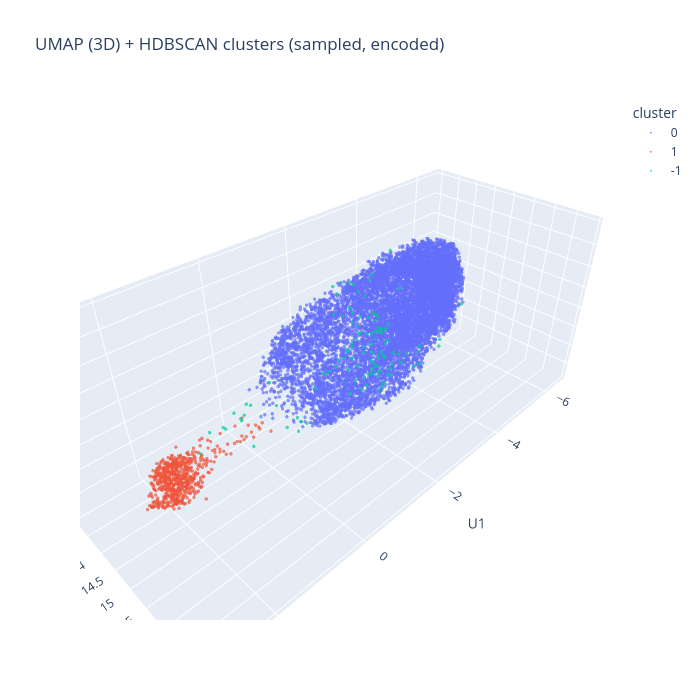

The notebook cell saved with this chart:
### Code cell
# UMAP (3D) + HDBSCAN on sampled data with encoded categoricals
import umap
import hdbscan

SAMPLE_N_UMAP = 10000

df_umap = df.copy()
if SAMPLE_N_UMAP and len(df_umap) > SAMPLE_N_UMAP:
    df_umap = df_umap.sample(n=SAMPLE_N_UMAP, random_state=42).reset_index(drop=True)

# Drop ID-like or constant columns
df_umap = df_umap.drop(columns=['user_id', 'app_name'], errors='ignore')

# Binary encodings
binary_cols = [
    'has_children',
    'uses_premium_features',
    'two_factor_auth_enabled',
    'biometric_login_used',
]
for col in binary_cols:
    if col in df_umap.columns:
        df_umap[col] = df_umap[col].map({'Yes': 1, 'No': 0, 'True': 1, 'False': 0, True: 1, False: 0})
        df_umap[col] = df_umap[col].fillna(0)

# Ordinal encodings
income_map = {'Low': 0, 'Lower-middle': 1, 'Middle': 2, 'Upper-middle': 3, 'High': 4}
education_map = {
    'High School': 0, 'Associate': 1, 'Bachelor': 2, 'Master': 3, 'Doctorate': 4
}
privacy_map = {'Low': 0, 'Medium': 1, 'High': 2}
urban_map = {'Rural': 0, 'Suburban': 1, 'Urban': 2}

if 'income_level' in df_umap.columns:
    df_umap['income_level_ord'] = df_umap['income_level'].map(income_map)
if 'education_level' in df_umap.columns:
    df_umap['education_level_ord'] = df_umap['education_level'].map(education_map)
if 'privacy_setting_level' in df_umap.columns:
    df_umap['privacy_setting_level_ord'] = df_umap['privacy_setting_level'].map(privacy_map)
if 'urban_rural' in df_umap.columns:
    df_umap['urban_rural_ord'] = df_umap['urban_rural'].map(urban_map)

# Date feature: days since last login
if 'last_login_date' in df_umap.columns:
    last_login = pd.to_datetime(df_umap['last_login_date'], errors='coerce')
    max_date = last_login.max()
    if pd.isna(max_date):
        df_umap['days_since_last_login'] = 0
    else:
        df_umap['days_since_last_login'] = (max_date - last_login).dt.days

# Numeric features
num_cols = df_umap.select_dtypes(include=['float64', 'int64']).columns.tolist()
for c in ['income_level_ord', 'education_level_ord', 'privacy_setting_level_ord', 'urban_rural_ord', 'days_since_last_login']:
    if c in df_umap.columns and c not in num_cols:
        num_cols.append(c)

X_num = df_umap[num_cols].copy()
X_num = X_num.replace([np.inf, -np.inf], np.nan)
all_nan_cols = X_num.columns[X_num.isna().all()].tolist()
if all_nan_cols:
    X_num = X_num.drop(columns=all_nan_cols)

X_num = X_num.fillna(X_num.median(numeric_only=True))

# Nominal categories -> one-hot (limit high-cardinality by top-K)
nominal_cols = [
    'gender',
    'country',
    'employment_status',
    'relationship_status',
    'diet_quality',
    'smoking',
    'alcohol_frequency',
    'content_type_preference',
    'preferred_content_theme',
    'subscription_status',
]
nominal_cols = [c for c in nominal_cols if c in df_umap.columns]

TOP_K = 30
df_nom = df_umap[nominal_cols].copy()
for c in nominal_cols:
    df_nom[c] = df_nom[c].astype('object').fillna('Unknown')
    top = df_nom[c].value_counts().nlargest(TOP_K).index
    df_nom[c] = df_nom[c].where(df_nom[c].isin(top), other='Other')

X_cat = pd.get_dummies(df_nom, drop_first=True)

# Combine
X = pd.concat([X_num, X_cat], axis=1)

# Scale numeric only, keep one-hot as is
scaler = StandardScaler()
X_num_scaled = scaler.fit_transform(X_num)
X_scaled = np.hstack([X_num_scaled, X_cat.values])
X_scaled = np.nan_to_num(X_scaled, nan=0.0, posinf=0.0, neginf=0.0)

# UMAP to 3D
umap_model = umap.UMAP(n_components=3, n_neighbors=30, min_dist=0.1, random_state=42)
X_umap = umap_model.fit_transform(X_scaled)

# HDBSCAN clustering
clusterer = hdbscan.HDBSCAN(min_cluster_size=50, min_samples=10)
labels_umap = clusterer.fit_predict(X_umap)

plot_df = pd.DataFrame({
    'U1': X_umap[:, 0],
    'U2': X_umap[:, 1],
    'U3': X_umap[:, 2],
    'cluster': labels_umap.astype(str)
})

fig = px.scatter_3d(
    plot_df,
    x='U1', y='U2', z='U3',
    color='cluster',
    opacity=0.7,
    title='UMAP (3D) + HDBSCAN clusters (sampled, encoded)'
)

fig.update_traces(marker=dict(size=2))
fig.update_layout(width=700, height=700)
fig.show()

### Figure 1 — Plotly figure (JSON) as saved in the notebook; plotly's stock layout.template omitted (floating-point values rounded to 4 significant figures; data arrays with more than 128 entries replaced by an {"elided": "..."} marker saying what was removed)
{"data": [{"hovertemplate": "cluster=0<br>U1=%{x}<br>U2=%{y}<br>U3=%{z}<extra></extra>", "legendgroup": "0", "marker": {"color": "#636efa", "opacity": 0.7, "size": 2, "symbol": "circle"}, "mode": "markers", "name": "0", "scene": "scene", "showlegend": true, "type": "scatter3d", "x": {"elided": "9268 float values"}, "y": {"elided": "9268 float values"}, "z": {"elided": "9268 float values"}}, {"hovertemplate": "cluster=1<br>U1=%{x}<br>U2=%{y}<br>U3=%{z}<extra></extra>", "legendgroup": "1", "marker": {"color": "#EF553B", "opacity": 0.7, "size": 2, "symbol": "circle"}, "mode": "markers", "name": "1", "scene": "scene", "showlegend": true, "type": "scatter3d", "x": {"elided": "617 float values"}, "y": {"elided": "617 float values"}, "z": {"elided": "617 float values"}}, {"hovertemplate": "cluster=-1<br>U1=%{x}<br>U2=%{y}<br>U3=%{z}<extra></extra>", "legendgroup": "-1", "marker": {"color": "#00cc96", "opacity": 0.7, "size": 2, "symbol": "circle"}, "mode": "markers", "name": "-1", "scene": "scene", "showlegend": true, "type": "scatter3d", "x": [-3.369, -3.436, -1.97, -2.943, -1.726, -1.93, -1.897, -2.701, -3.242, -1.667, -2.465, 1.58, -3.317, -1.894, 1.259, -2.215, -2.506, -3.199, -1.105, 1.096, -2.066, -1.818, -2.978, -2.177, 1.268, -0.8657, -2.419, -2.781, -3.389, -3.435, -2.603, -2.489, -2.651, 0.8359, -1.736, -1.827, -3.429, -0.6873, -2.926, -2.521, -4.13, 1.043, -2.247, -2.863, -1.697, -1.599, 0.6362, -3.222, -2.263, -3.661, 0.47, -3.258, -3.286, -3.798, -3.881, -1.728, -2.901, -3.911, -1.556, 1.338, -2.206, -3.023, -2.44, -2.163, -2.816, -3.002, -2.926, -1.412, 0.4163, -1.845, -1.303, -3.453, -1.48, -1.497, -2.0, -2.555, -3.921, -3.017, -3.343, -2.173, -4.885, -2.457, -3.162, -2.209, -1.696, -1.998, 1.977, -2.541, -2.97, -2.58, 1.551, -3.122, -2.128, 0.5133, -2.741, -2.493, -3.312, -1.925, -1.308, -2.809, -2.336, 1.265, -1.605, -1.066, -2.439, 1.394, -2.259, 1.765, -1.822, 0.4835, 0.9944, -1.904, -2.566, -2.431, -1.395], "y": [14.06, 13.91, 14.65, 14.75, 15.26, 15.63, 15.22, 14.04, 14.06, 14.81, 15.01, 15.63, 14.2, 14.53, 15.68, 14.43, 14.57, 14.3, 15.01, 15.52, 14.81, 15.39, 14.68, 14.55, 15.41, 15.19, 14.65, 15.33, 13.84, 14.39, 14.35, 14.97, 15.89, 15.81, 15.12, 14.89, 13.99, 15.07, 14.27, 14.81, 14.06, 15.55, 15.03, 15.04, 15.13, 15.11, 15.66, 14.15, 14.62, 14.75, 16.05, 14.73, 14.45, 14.98, 13.97, 14.98, 14.5, 15.43, 14.91, 15.72, 15.57, 14.39, 15.94, 14.42, 14.5, 14.17, 14.65, 14.94, 16.11, 14.8, 14.98, 14.3, 15.19, 15.11, 14.59, 14.85, 13.72, 15.59, 14.21, 15.0, 15.21, 15.04, 14.62, 14.73, 14.52, 15.07, 15.47, 15.01, 14.61, 14.35, 15.52, 14.98, 15.55, 16.01, 14.72, 15.02, 14.02, 15.09, 14.96, 16.2, 15.04, 15.58, 14.73, 14.87, 14.41, 16.04, 14.48, 15.48, 15.63, 15.98, 16.36, 15.63, 15.23, 14.85, 15.07], "z": [11.87, 11.63, 12.51, 11.92, 12.02, 12.26, 12.01, 12.58, 13.51, 12.57, 12.26, 13.3, 12.52, 14.01, 13.41, 13.85, 13.5, 12.35, 12.64, 13.43, 13.11, 12.73, 11.91, 13.24, 13.29, 12.8, 12.39, 12.17, 12.33, 12.37, 12.5, 12.32, 12.49, 13.86, 12.51, 12.79, 12.29, 12.52, 13.59, 12.03, 12.84, 13.4, 12.0, 11.93, 12.19, 12.74, 13.22, 11.17, 13.72, 11.67, 13.02, 11.88, 11.98, 11.92, 13.81, 12.97, 12.89, 12.24, 13.6, 13.37, 12.28, 12.37, 12.55, 12.32, 12.96, 12.22, 12.51, 12.7, 13.0, 13.6, 12.63, 12.2, 12.01, 12.53, 12.46, 11.94, 11.64, 12.44, 11.2, 12.02, 12.61, 11.85, 12.19, 13.22, 14.0, 12.08, 12.97, 12.38, 12.55, 12.51, 13.24, 12.03, 12.32, 13.11, 12.68, 11.93, 12.02, 12.71, 13.76, 12.96, 12.0, 13.28, 13.96, 12.55, 12.46, 13.1, 13.81, 13.25, 12.15, 12.79, 13.42, 12.21, 12.07, 12.35, 12.3]}], "layout": {"height": 700, "legend": {"title": {"text": "cluster"}, "tracegroupgap": 0}, "scene": {"domain": {"x": [0, 1], "y": [0, 1]}, "xaxis": {"title": {"text": "U1"}}, "yaxis": {"title": {"text": "U2"}}, "zaxis": {"title": {"text": "U3"}}}, "title": {"text": "UMAP (3D) + HDBSCAN clusters (sampled, encoded)"}, "width": 700}}
